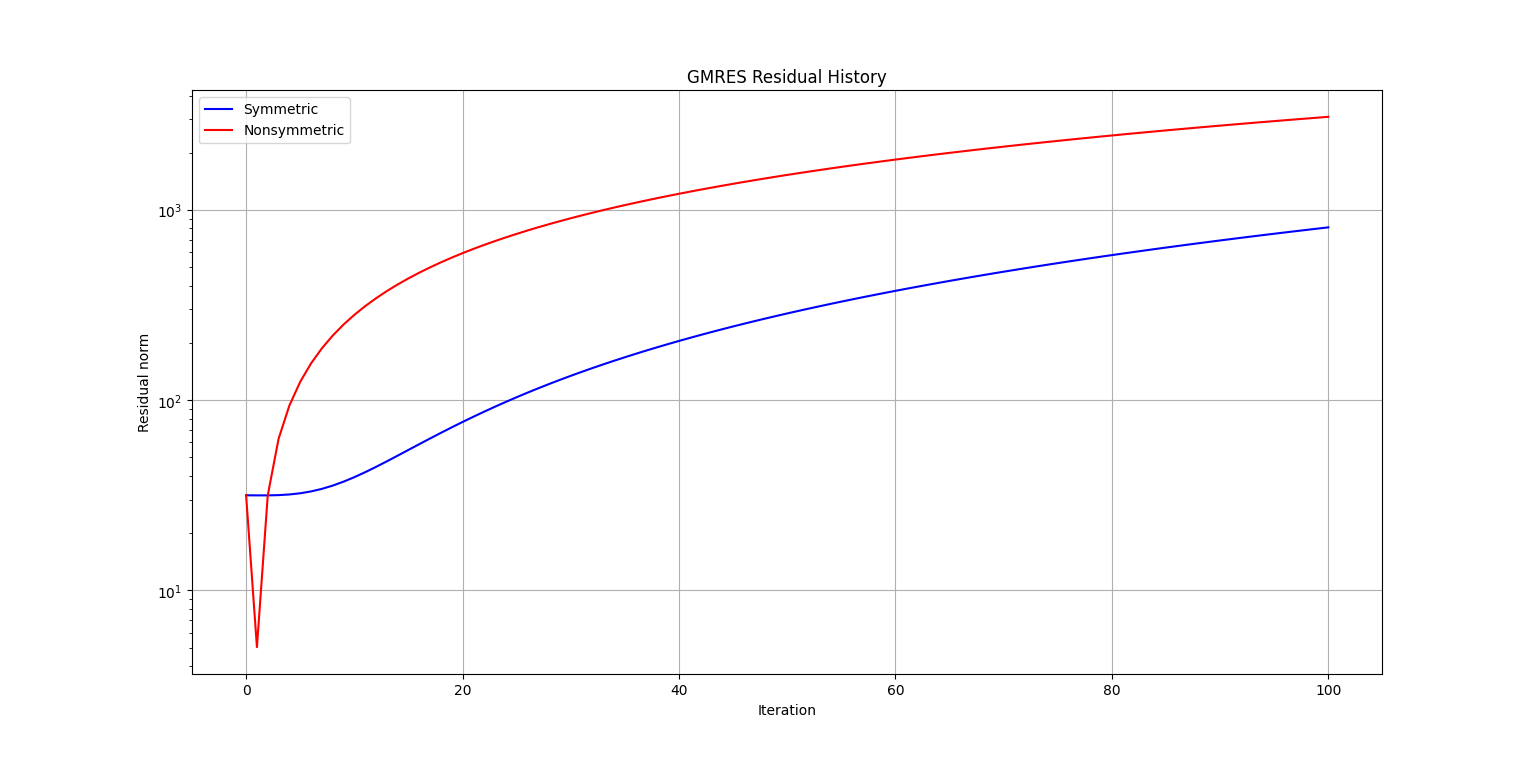

The script that drew this image:
import numpy as np
import scipy.sparse as sp
import scipy.sparse.linalg as spl
import matplotlib.pyplot as plt


def gmres(A, b, maxiter=100, tol=1e-6):
    n = len(b)
    x = np.zeros(n)
    r = b - A @ x
    beta = np.linalg.norm(r)
    V = np.zeros((n, maxiter + 1))
    H = np.zeros((maxiter + 1, maxiter))
    V[:, 0] = r / beta
    res_hist = [beta]

    for k in range(1, maxiter + 1):
        w = A @ V[:, k - 1]
        for j in range(k):
            H[j, k - 1] = V[:, j].dot(w)
            w -= H[j, k - 1] * V[:, j]
        H[k, k - 1] = np.linalg.norm(w)
        if H[k, k - 1] < tol:
            break
        V[:, k] = w / H[k, k - 1]

        y = np.linalg.lstsq(H[:k + 1, :k], np.array([beta] + [0] * k), rcond=None)[0]
        x = x + V[:, :k] @ y
        r = b - A @ x
        res_hist.append(np.linalg.norm(r))

    return x, res_hist


n = 1000
A_sym = sp.diags([-1, 2, -1], [-1, 0, 1], shape=(n, n), format='csc')
b_sym = np.ones(n)
x_sym, res_sym = gmres(A_sym, b_sym)

A_non_sym = sp.rand(n, n, density=0.05, format='csc')
b_non_sym = np.ones(n)
x_non_sym, res_non_sym = gmres(A_non_sym, b_non_sym)

plt.figure(figsize=(10, 6))
plt.semilogy(res_sym, 'b-', label='Symmetric')
plt.semilogy(res_non_sym, 'r-', label='Nonsymmetric')
plt.xlabel('Iteration')
plt.ylabel('Residual norm')
plt.legend()
plt.title('GMRES Residual History')
plt.grid(True)
plt.show()
